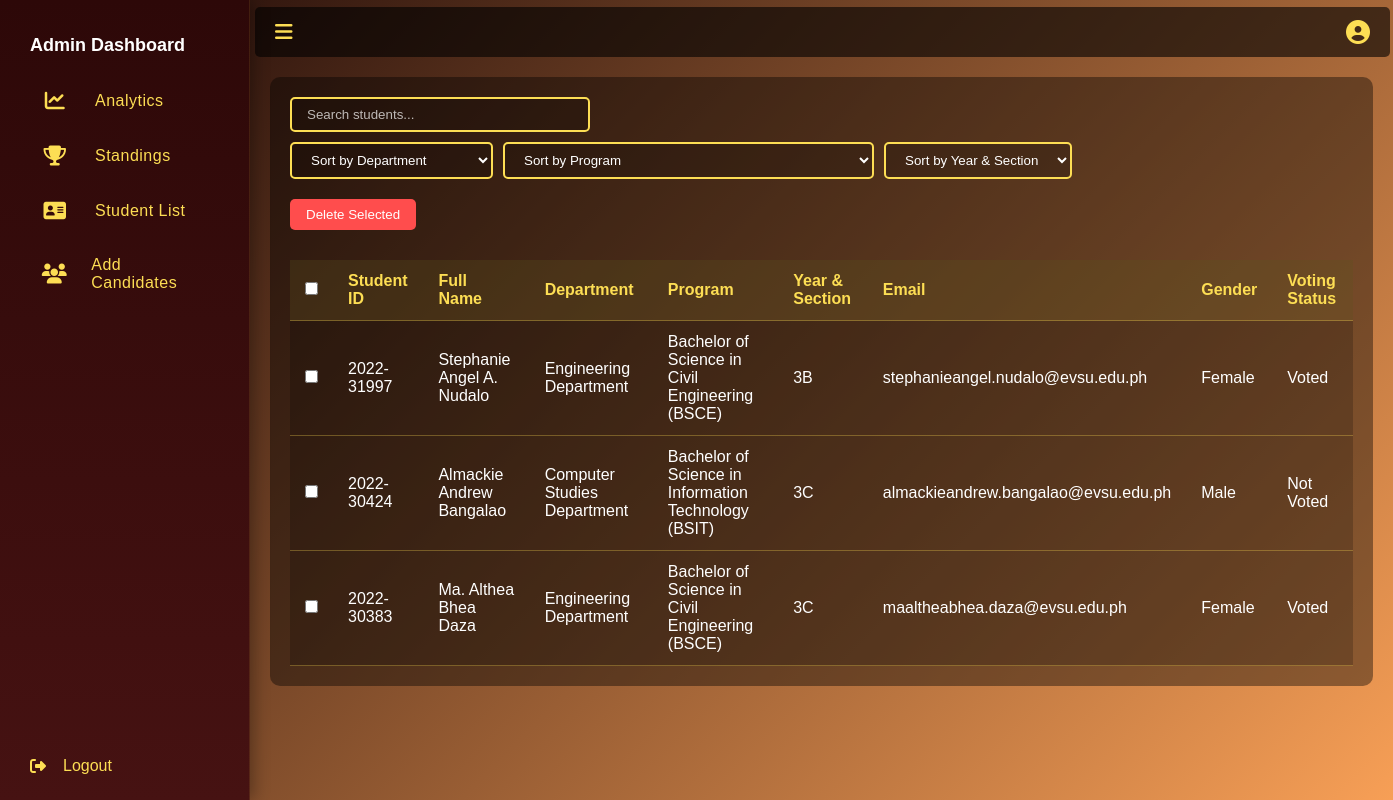
The page /student_list.php (signed in) on the database as committed earlier.
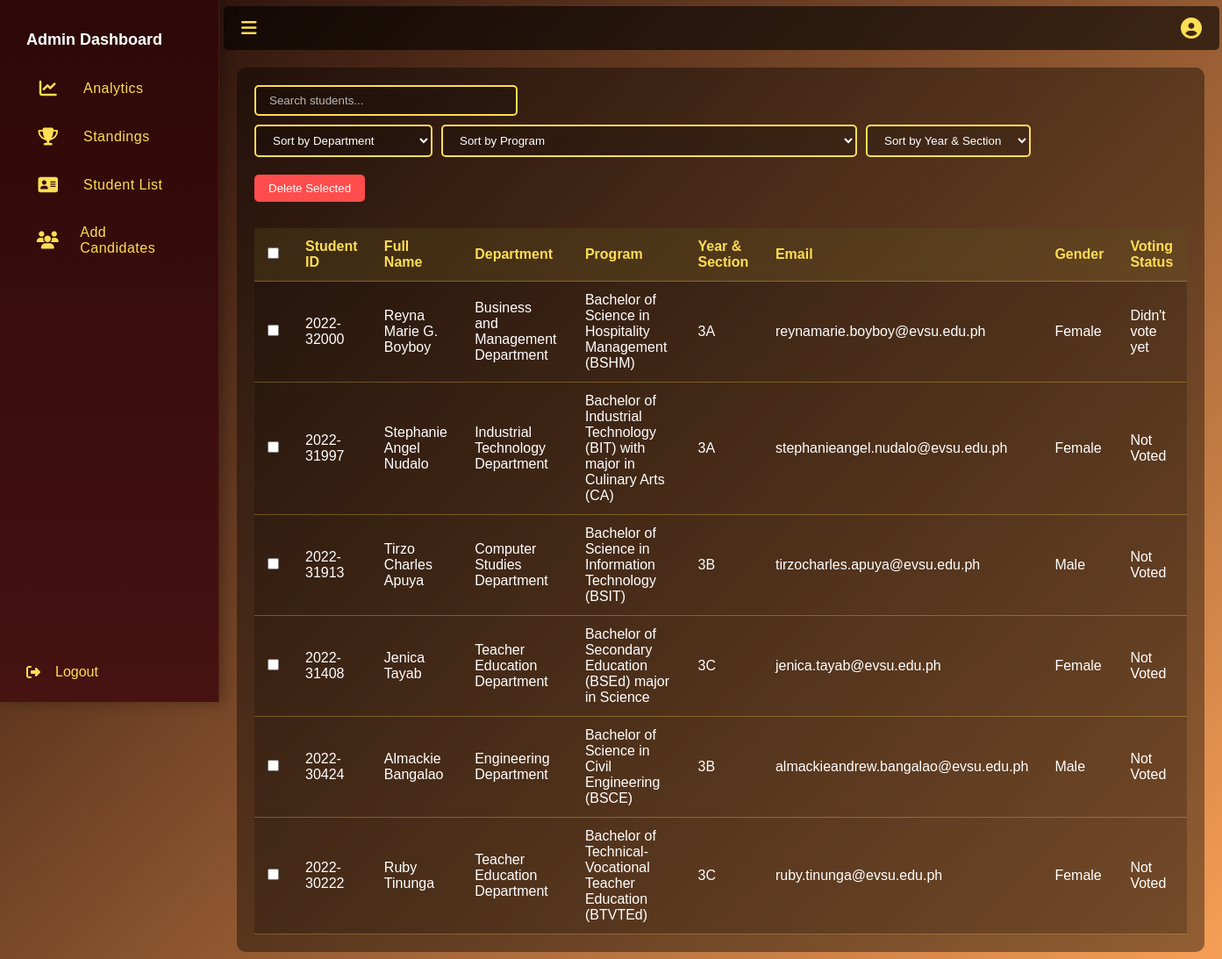
The same page on the database as committed later.
### tables this page shows
CREATE TABLE `students_registration` (
  `id` int(11) NOT NULL,
  `fullname` varchar(255) NOT NULL,
  `student_id` varchar(15) NOT NULL,
  `email` varchar(255) DEFAULT NULL,
  `department` varchar(255) DEFAULT NULL,
  `program` varchar(255) DEFAULT NULL,
  `qr_code_path` varchar(255) NOT NULL,
  `gender` enum('Male','Female') NOT NULL,
  `section` varchar(50) NOT NULL,
  `created_at` timestamp NOT NULL DEFAULT current_timestamp(),
  `otp` varchar(10) DEFAULT NULL,
  `status` enum('pending','verified') DEFAULT 'pending'
);

### student_list.php (the view, shortened to what this page needs)
<!DOCTYPE html>
<html lang="en">
<head>
  <link rel="stylesheet" href="https://cdnjs.cloudflare.com/ajax/libs/font-awesome/6.5.0/css/all.min.css">
</head>
<body>
  <div class="sidebar" id="sidebar">
    <div>
      <div class="menu">
        <div class="menu-title">Admin Dashboard</div>
        <div class="menu-item" onclick="window.location.href='admin_dashboard.php'"><i class="fas fa-chart-line"></i><span class="label1">Analytics</span></div>
        <div class="menu-item" onclick="window.location.href='standing.php'"><i class="fas fa-trophy fa-solid fa-address-card"></i><span class="label1">Standings</span></div>
        <div class="menu-item" onclick="window.location.href='student_list.php'"><i class="fas fa-address-card"></i><span class="label1">Student List</span></div>
        <div class="menu-item" onclick="window.location.href='add_candidate_dashboard.php'"><i class="fas fa-users"></i><span class="label">Add Candidates</span></div>
      </div>
    </div>
    <div class="logout-btn"><i class="fas fa-sign-out-alt"></i><span class="label">Logout</span></div>
  </div>
  <div class="main-content" id="main">
    <div class="topbar">
      <div class="toggle-btn" onclick="toggleSidebar()"><i class="fas fa-bars"></i></div>
      <div class="profile">
        <i class="fas fa-user-circle"></i>
      </div>
    </div>
    <div class="student-list-section">
      <div class="controls">
        <div class="search-box">
          <input type="text" id="searchInput" placeholder="Search students...">
        </div>
        <div class="sort-controls">
          <select id="departmentSort">
            <option value="">Sort by Department</option>
          </select>
          <select id="programSort">
            <option value="">Sort by Program</option>
          </select>
          <select id="sectionSort">
            <option value="">Sort by Year & Section</option>
          </select>
        </div>
      </div>
      <button id="deleteSelected" style="background:#ff4d4d;color:#fff;padding:8px 16px;border:none;border-radius:5px;cursor:pointer;margin-bottom:10px;">Delete Selected</button>
      <div class="table-container">
        <table id="studentTable">
          <thead>
            <tr>
              <th><input type="checkbox" id="selectAll"></th>
              <th>Student ID</th>
              <th>Full Name</th>
              <th>Department</th>
              <th>Program</th>
              <th>Year & Section</th>
              <th>Email</th>
              <th>Gender</th>
              <th>Voting Status</th>
            </tr>
          </thead>
          <tbody>
            <?php
              include 'db.php';
              $sql = "SELECT s.student_id, s.fullname, s.department, s.program, s.section, s.email, s.gender,
                     COALESCE(v.status, 'Not Voted') as voting_status
                     FROM students_registration s
                     LEFT JOIN student_votes v ON s.student_id = v.student_id
                     ORDER BY s.student_id DESC";
              $result = $conn->query($sql);
              if ($result->num_rows > 0) {
                while($row = $result->fetch_assoc()) {
                  echo "<tr>";
                  echo '<td><input type="checkbox" class="select-student" value="' . htmlspecialchars($row['student_id']) . '"></td>';
                  echo "<td>" . htmlspecialchars($row['student_id']) . "</td>";
                  echo "<td>" . htmlspecialchars($row['fullname']) . "</td>";
                  echo "<td>" . htmlspecialchars($row['department']) . "</td>";
                  echo "<td>" . htmlspecialchars($row['program']) . "</td>";
                  echo "<td>" . htmlspecialchars($row['section']) . "</td>";
                  echo "<td>" . htmlspecialchars($row['email']) . "</td>";
                  echo "<td>" . htmlspecialchars($row['gender']) . "</td>";
                  echo "<td>" . htmlspecialchars($row['voting_status']) . "</td>";
                  echo "</tr>";
                }
              } else {
                echo "<tr><td colspan='9'>No students found</td></tr>";
              }
            ?>
          </tbody>
        </table>
      </div>
    </div>
</body>
</html>

### student_list.php (style rules this page uses)
* { box-sizing: border-box; margin: 0; padding: 0; font-family: 'Karla', sans-serif; }
body { background: linear-gradient(135deg, #1a0606, #f79f56); color: #FDDE54; min-height: 100vh; display: flex; }
.sidebar { width: 250px; background: linear-gradient(180deg, #2d0808 0%, #461212 100%); transition: all 0.3s cubic-bezier(0.4, 0, 0.2, 1); height: 100vh; overflow: hidden; position: fixed; display: flex; flex-direction: column; justify-content: space-between; box-shadow: 4px 0 15px rgba(0, 0, 0, 0.3); backdrop-filter: blur(10px); border-right: 1px solid rgba(253, 222, 84, 0.1); z-index: 1000; }
.sidebar .menu { padding: 20px; }
.sidebar .menu-item { padding: 15px 20px; color: #FDDE54; display: flex; align-items: center; gap: 15px; cursor: pointer; transition: all 0.3s ease; border-radius: 0 30px 30px 0; margin: 5px 0; position: relative; font-weight: 500; letter-spacing: 0.5px; }
.label { margin-left: 7px; }
.label1 { margin-left: 10px; }
.sidebar .menu-item i { font-size: 20px; transition: all 0.3s ease; width: 30px; text-align: center; }
.logout-btn { padding: 15px 10px; color: #FDDE54; display: flex; align-items: center; gap: 10px; cursor: pointer; margin-bottom: 10px; margin-left: 20px; width: 87%; transition: all 0.3s ease; border-radius: 10px; position: relative; overflow: hidden; }
.main-content { margin-left: 250px; transition: margin-left 0.3s ease; width: 100%; }
.topbar { display: flex; justify-content: space-between; align-items: center; padding: 25px 20px; background: rgba(0,0,0,0.6); position: sticky; top: 0; z-index: 10; width: 99.3%; height: 40px; transition: none; margin: 7px 5px 5px 5px; border-radius: 5px; }
.toggle-btn { font-size: 20px; cursor: pointer; color: #FDDE54; }
.profile { position: relative; margin-left: auto; }
.profile i { font-size: 24px; cursor: pointer; }
.menu-title { font-weight: bold; font-size: 18px; padding: 15px 10px; color: #fff; }
.student-list-section { padding: 20px; margin: 20px; background: rgba(0, 0, 0, 0.4); border-radius: 10px; }
.controls { display: flex; justify-content: space-between; margin-bottom: 20px; flex-wrap: wrap; gap: 10px; }
.search-box input { padding: 8px 15px; border: 2px solid #FDDE54; border-radius: 5px; background: rgba(0, 0, 0, 0.2); color: #fff; width: 300px; }
.search-box input::placeholder { color: rgba(255, 255, 255, 0.7); }
.sort-controls { display: flex; gap: 10px; flex-wrap: wrap; }
.sort-controls select { padding: 8px 15px; border: 2px solid #FDDE54; border-radius: 5px; background: rgba(0, 0, 0, 0.2); color: #fff; cursor: pointer; }
.sort-controls select option { background: #2d0808; color: #fff; }
.table-container { overflow-x: auto; }
#studentTable { width: 100%; border-collapse: collapse; margin-top: 20px; background: rgba(0, 0, 0, 0.2); }
#studentTable th, #studentTable td { padding: 12px 15px; text-align: left; border-bottom: 1px solid rgba(253, 222, 84, 0.3); }
#studentTable th { background: rgba(253, 222, 84, 0.1); color: #FDDE54; font-weight: bold; }
#studentTable tbody tr td { color: #fff; }

Rows that differ between the two databases and show on the page:
removed students_registration: student "2022-31997", fullname "Stephanie Angel A. Nudalo", department "Engineering Department", program "Bachelor of Science in Civil Engineering (BSCE)", section "3B", email "stephanieangel.nudalo@evsu.edu.ph", gender "Female", voting_status "Voted"
removed students_registration: student "2022-30424", fullname "Almackie Andrew Bangalao", department "Computer Studies Department", program "Bachelor of Science in Information Technology (BSIT)", section "3C", email "almackieandrew.bangalao@evsu.edu.ph", gender "Male", voting_status "Not Voted"
removed students_registration: student "2022-30383", fullname "Ma. Althea Bhea Daza", department "Engineering Department", program "Bachelor of Science in Civil Engineering (BSCE)", section "3C", email "maaltheabhea.daza@evsu.edu.ph", gender "Female", voting_status "Voted"
added students_registration: student "2022-32000", fullname "Reyna Marie G. Boyboy", department "Business and Management Department", program "Bachelor of Science in Hospitality Management (BSHM)", section "3A", email "reynamarie.boyboy@evsu.edu.ph", gender "Female", voting_status "Didn't vote yet"
added students_registration: student "2022-31997", fullname "Stephanie Angel Nudalo", department "Industrial Technology Department", program "Bachelor of Industrial Technology (BIT) with major in Culinary Arts (CA)", section "3A", email "stephanieangel.nudalo@evsu.edu.ph", gender "Female", voting_status "Not Voted"
added students_registration: student "2022-31913", fullname "Tirzo Charles Apuya", department "Computer Studies Department", program "Bachelor of Science in Information Technology (BSIT)", section "3B", email "tirzocharles.apuya@evsu.edu.ph", gender "Male", voting_status "Not Voted"
added students_registration: student "2022-31408", fullname "Jenica Tayab", department "Teacher Education Department", program "Bachelor of Secondary Education (BSEd) major in Science", section "3C", email "jenica.tayab@evsu.edu.ph", gender "Female", voting_status "Not Voted"
added students_registration: student "2022-30424", fullname "Almackie Bangalao", department "Engineering Department", program "Bachelor of Science in Civil Engineering (BSCE)", section "3B", email "almackieandrew.bangalao@evsu.edu.ph", gender "Male", voting_status "Not Voted"
added students_registration: student "2022-30222", fullname "Ruby Tinunga", department "Teacher Education Department", program "Bachelor of Technical-Vocational Teacher Education (BTVTEd)", section "3C", email "ruby.tinunga@evsu.edu.ph", gender "Female", voting_status "Not Voted"
